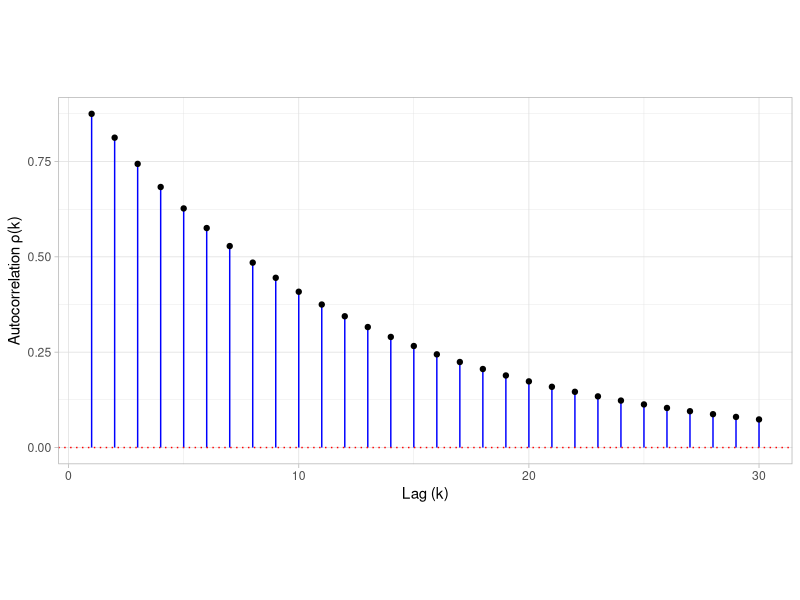
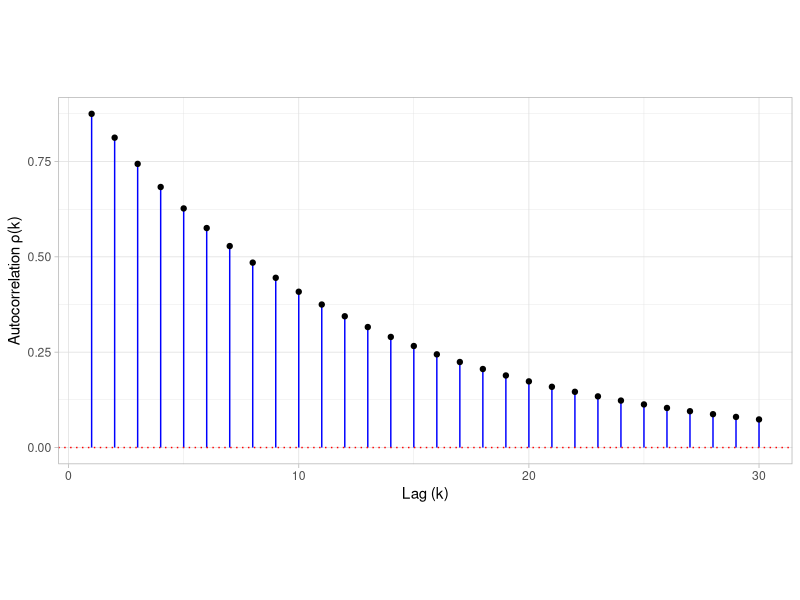

The R script that drew these images, in order:
# Libraries to be used in this assignment
# install.packages("forecast")
library(ggplot2)
library(forecast)

setwd("Assignment2")
print(getwd())

# ----------------------------- Exercise 1 -----------------------------------
# 1.1 Determine if the following AR(2) process is stationary
# Define coefficients
phi1 <- -0.7
phi2 <- -0.2

# Solve characteristic equation 1 + phi1*z + phi2*z^2 = 0
roots <- polyroot(c(1, phi1, phi2))

# Check if roots are outside the unit circle
is_stationary <- all(Mod(roots) > 1)
print(roots)
cat("Is the process stationary? ", is_stationary, "\n")

# 1.3 Write the autocorrelation ρ(k) for the AR(2) process
nlag <- 30  # Number of lags

# Initialize autocorrelation vector
rho <- numeric(nlag)
rho[1] <- -phi1 / (1 + phi2)  # Compute rho(1)
rho[2] <- -phi2 + (phi1^2 / (1 + phi2))  # Compute rho(2)

# Compute rho(k) recursively for k >= 3
for (k in 3:nlag) {
  rho[k] <- -phi1 * rho[k - 1] - phi2 * rho[k - 2]
}

# Exercise 1.4 Plot autocorrelation function
# Create a data frame for ggplot2
acf_dataframe <- data.frame(lag = 1:nlag, acf_value = rho)

# Plot using ggplot2
acf_plot <- ggplot(acf_dataframe, aes(x = lag, y = acf_value)) +
  # Draw vertical blue segments from the autocorrelation value to 0
  geom_segment(aes(xend = lag, yend = 0), color = "blue") +
  # Add black dots at the tip of each stick
  geom_point(color = "black") +
  # Add a horizontal red dotted line at y = 0
  geom_hline(yintercept = 0, linetype = "dotted", color = "red") +
  # Label axes and title
  labs(x = "Lag (k)", y = "Autocorrelation ρ(k)") +
  # Use a minimal theme and adjust the aspect ratio to make the plot wider than high
  theme_light() + theme(aspect.ratio = 1/2)
# Print the plot to the active device
print(acf_plot)

# Save the ggplot2 plot as a PNG file
ggsave("acf_ra.png", plot = acf_plot, width = 8, height = 4, dpi = 300)

# ----------------------------- Exercise 2 -----------------------------------







